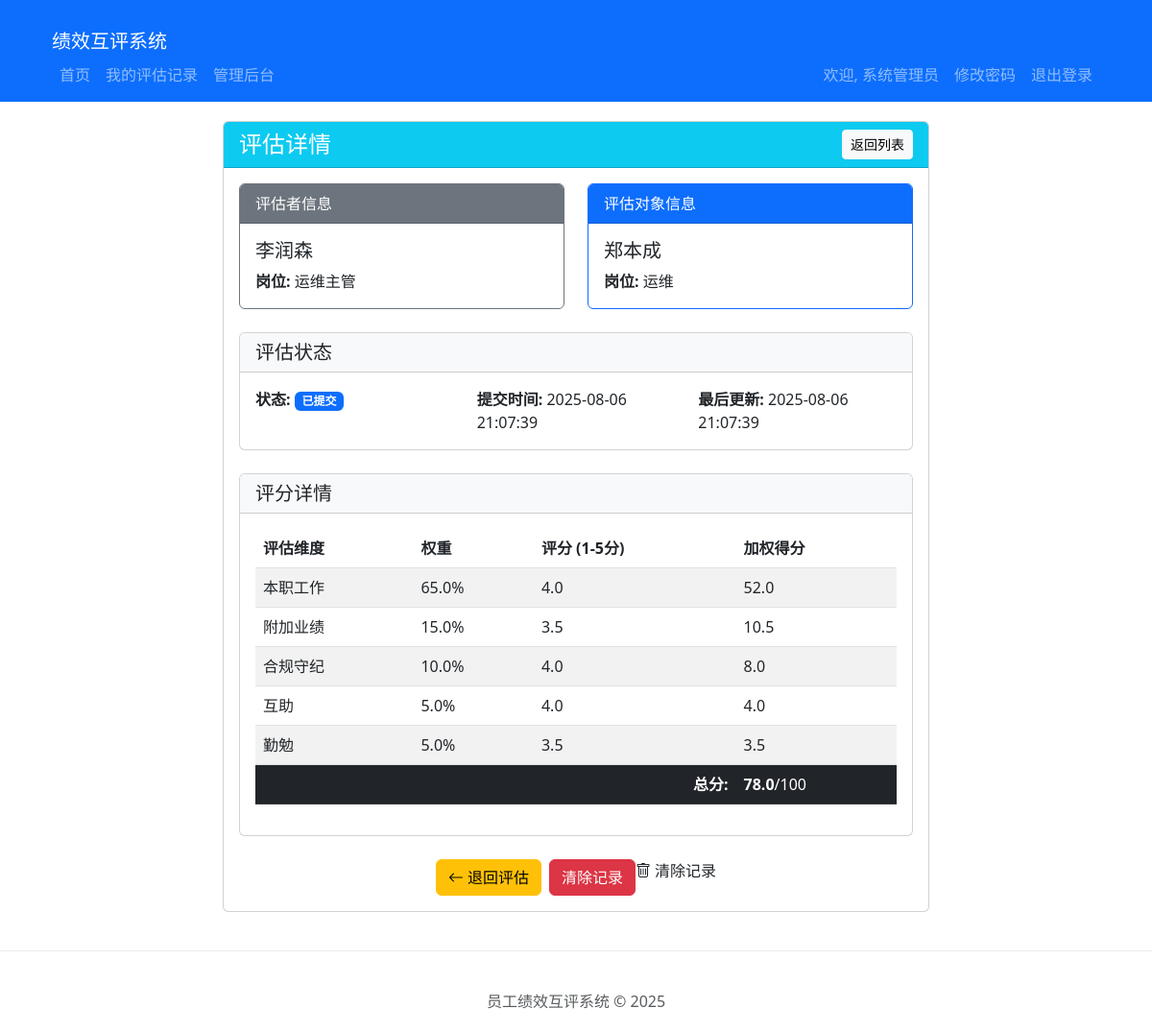
/admin/evaluations/view/120 (signed in), run on the app's committed database.
### models.py (models this page shows, shortened)
class Employee(UserMixin, db.Model):
    id = db.Column(db.Integer, primary_key=True)
    employee_id = db.Column(db.String(20), unique=True, nullable=False)
    name = db.Column(db.String(100), nullable=False)
    position = db.Column(db.String(100), nullable=False)
    password_hash = db.Column(db.String(256), nullable=False)
    is_admin = db.Column(db.Boolean, default=False)
    is_frozen = db.Column(db.Boolean, default=False)
    created_at = db.Column(db.DateTime, default=datetime.utcnow)
    updated_at = db.Column(db.DateTime, default=datetime.utcnow, onupdate=datetime.utcnow)

class EvaluationRecord(db.Model):
    __tablename__ = 'evaluation_record'
    id = db.Column(db.Integer, primary_key=True)
    evaluator_id = db.Column(db.Integer, db.ForeignKey('employee.id'), nullable=False)
    evaluatee_id = db.Column(db.Integer, db.ForeignKey('employee.id'), nullable=False)
    task_id = db.Column(db.Integer, db.ForeignKey('evaluation_task.id'), nullable=False)
    status = db.Column(db.String(20), default='submitted')  # submitted, returned, withdrawal_requested
    submitted_at = db.Column(db.DateTime, default=datetime.utcnow)
    created_at = db.Column(db.DateTime, default=datetime.utcnow)
    updated_at = db.Column(db.DateTime, default=datetime.utcnow, onupdate=datetime.utcnow)
    withdrawal_reason = db.Column(db.Text)
    evaluator = db.relationship('Employee', foreign_keys=[evaluator_id], backref='evaluations_made')
    evaluatee = db.relationship('Employee', foreign_keys=[evaluatee_id], backref='evaluations_received')
    scores = db.relationship('EvaluationScore', backref='record', cascade='all, delete-orphan')
    task = db.relationship('EvaluationTask', back_populates='records')
    @property
    def total_score(self):
        published_scores = self.scores  # 包含所有维度的评分，不限制发布状态
        total = sum(score.score * score.dimension.weight for score in published_scores)
        total_weight = sum(score.dimension.weight for score in published_scores)
        if total_weight == 0:
            return 0  # 避免除以零错误
        if total_weight > 1.0001:
            from flask import current_app
            current_app.logger.warning(f"评估维度权重总和超过100%: {total_weight:.4f}")
        return round(min(total * 20, 100.0), 2)  # 确保总分不超过100分

class EvaluationScore(db.Model):
    id = db.Column(db.Integer, primary_key=True)
    record_id = db.Column(db.Integer, db.ForeignKey('evaluation_record.id'), nullable=False)
    dimension_id = db.Column(db.Integer, db.ForeignKey('evaluation_dimension.id'), nullable=False)
    score = db.Column(db.Float, nullable=False)
    created_at = db.Column(db.DateTime, default=datetime.utcnow)
    updated_at = db.Column(db.DateTime, default=datetime.utcnow, onupdate=datetime.utcnow)
    dimension = db.relationship('EvaluationDimension')

class EvaluationDimension(db.Model):
    __tablename__ = 'evaluation_dimension'
    id = db.Column(db.Integer, primary_key=True)
    name = db.Column(db.String(100), nullable=False)
    status = db.Column(db.String(20), default='published', nullable=False)
    weight = db.Column(db.Float, nullable=False)
    created_at = db.Column(db.DateTime, default=datetime.utcnow)
    updated_at = db.Column(db.DateTime, default=datetime.utcnow, onupdate=datetime.utcnow)

### app.py (the view)
@app.route('/admin/evaluations/view/<int:id>')
@login_required
@admin_required
def view_evaluation(id):
    from models import EvaluationRecord
    evaluation = EvaluationRecord.query.options(joinedload(EvaluationRecord.scores).joinedload(EvaluationScore.dimension)).get_or_404(id)
    return render_template('admin/evaluation_view.html', evaluation=evaluation)

### app.py (called while the page is built)
def admin_required(f):
    @wraps(f)
    def decorated_function(*args, **kwargs):
        if not current_user.is_authenticated:
            return redirect(url_for('login', next=request.url))
        if not current_user.is_admin:
            abort(403)
        return f(*args, **kwargs)
    return decorated_function

@app.template_filter('shanghai_time')
def shanghai_time_filter(dt, format='%Y-%m-%d %H:%M:%S'):
    if dt is None:
        return ""
    utc_dt = pytz.utc.localize(dt)
    shanghai_tz = pytz.timezone('Asia/Shanghai')
    return utc_dt.astimezone(shanghai_tz).strftime(format)

@login_manager.user_loader
def load_user(user_id):
    return Employee.query.get(int(user_id))

### templates/admin/evaluation_view.html (shortened to what this page needs)
{% extends 'base.html' %}
{% block content %}
<div class="row">
    <div class="col-md-8 offset-md-2">
        <div class="card">
            <div class="card-header bg-info text-white">
                <div class="d-flex justify-content-between align-items-center">
                    <h4 class="mb-0">评估详情</h4>
                    <a href="{{ url_for('admin_evaluation_query') }}" class="btn btn-light btn-sm">返回列表</a>
                </div>
            </div>
            <div class="card-body">
                <div class="row mb-4">
                    <div class="col-md-6">
                        <div class="card border-secondary">
                            <div class="card-header bg-secondary text-white">评估者信息</div>
                            <div class="card-body">
                                <h5 class="card-title">{{ evaluation.evaluator.name }}</h5>
                                <p class="card-text"><strong>岗位:</strong> {{ evaluation.evaluator.position }}</p>
                            </div>
                        </div>
                    </div>
                    <div class="col-md-6">
                        <div class="card border-primary">
                            <div class="card-header bg-primary text-white">评估对象信息</div>
                            <div class="card-body">
                                <h5 class="card-title">{{ evaluation.evaluatee.name }}</h5>
                                <p class="card-text"><strong>岗位:</strong> {{ evaluation.evaluatee.position }}</p>
                            </div>
                        </div>
                    </div>
                </div>
                <div class="card mb-4">
                    <div class="card-header bg-light">
                        <h5 class="mb-0">评估状态</h5>
                    </div>
                    <div class="card-body">
                        <div class="row">
                            <div class="col-md-4">
                                <strong>状态:</strong>
                                {% if evaluation.status == 'draft' %}
                                    <span class="badge bg-secondary">草稿</span>
                                {% elif evaluation.status == 'submitted' %}
                                    <span class="badge bg-primary">已提交</span>
                                {% elif evaluation.status == 'returned' %}
                                    <span class="badge bg-warning">已退回</span>
                                {% endif %}
                            </div>
                            <div class="col-md-4">
                                <strong>提交时间:</strong>
                                {{ evaluation.submitted_at|shanghai_time if evaluation.submitted_at else '-' }}
                            </div>
                            <div class="col-md-4">
                                <strong>最后更新:</strong>
                                {{ evaluation.updated_at|shanghai_time }}
                            </div>
                        </div>
                    </div>
                </div>
                <div class="card mb-4">
                    <div class="card-header bg-light">
                        <h5 class="mb-0">评分详情</h5>
                    </div>
                    <div class="card-body">
                        <div class="table-responsive">
                            <table class="table table-striped">
                                <thead>
                                    <tr>
                                        <th>评估维度</th>
                                        <th>权重</th>
                                        <th>评分 (1-5分)</th>
                                        <th>加权得分</th>
                                    </tr>
                                </thead>
                                <tbody>
                                    {% for score in evaluation.scores %}
                                    <tr>
                                        <td>{{ score.dimension.name }}</td>
                                        <td>{{ score.dimension.weight*100 }}%</td>
                                        <td>{{ score.score }}</td>
                                        <td>{{ (score.score * score.dimension.weight * 20)|round(2) }}</td>
                                    </tr>
                                    {% endfor %}
                                </tbody>
                                <tfoot>
                                    <tr class="table-dark">
                                        <td colspan="3" class="text-end"><strong>总分:</strong></td>
                                        <td><strong>{{ evaluation.total_score }}</strong>/100</td>
                                    </tr>
                                </tfoot>
                            </table>
                        </div>
                    </div>
                </div>
                <div class="d-flex justify-content-center">
                    {% if evaluation.status == 'submitted' %}
                        <a href="{{ url_for('return_evaluation', id=evaluation.id) }}" class="btn btn-warning me-2" onclick="return confirm('确定要退回此评估吗？')">
                            <i class="bi bi-arrow-left me-1"></i>退回评估
                        </a>
                        <form action="{{ url_for('delete_evaluation', id=evaluation.id) }}" method="post" onsubmit="return confirm('确定要清除此评估记录吗？此操作不可恢复。')">
    <button type="submit" class="btn btn-danger">清除记录</button>
</form>
                            <i class="bi bi-trash me-1"></i>清除记录
                    {% endif %}
                </div>
            </div>
        </div>
    </div>
</div>
{% endblock %}
{% block extra_css %}
<link rel="stylesheet" href="https://cdn.jsdelivr.net/npm/bootstrap-icons@1.10.5/font/bootstrap-icons.css">
{% endblock %}

### templates/base.html (shortened to what this page needs)
<!DOCTYPE html>
<html lang="zh-CN">
<head>
    <link href="{{ url_for('static', filename='css/bootstrap.min.css') }}" rel="stylesheet">
    {% block extra_css %}{% endblock %}
</head>
<body>
    <nav class="navbar navbar-expand-lg navbar-dark bg-primary">
    <div class="container">
    <div class="container-fluid">
        <a class="navbar-brand" href="{{ url_for('index') }}">绩效互评系统</a>
        <div class="collapse navbar-collapse" id="navbarNav">
        {% if current_user.is_authenticated %}
        <ul class="navbar-nav me-auto">
            <li class="nav-item">
                <a class="nav-link" href="{{ url_for('index') }}">首页</a>
            </li>
            <li class="nav-item">
                <a class="nav-link" href="{{ url_for('my_evaluations') }}">我的评估记录</a>
            </li>
            {% if current_user.employee_id == '10000' %}
            <li class="nav-item">
                <a class="nav-link" href="{{ url_for('admin_dashboard') }}">管理后台</a>
            </li>
            {% endif %}
        </ul>
        <ul class="navbar-nav">
            <li class="nav-item">
                <span class="nav-link">欢迎, {{ current_user.name }}</span>
            </li>
            <li class="nav-item">
                  <a href="{{ url_for('change_password') }}" class="nav-link">修改密码</a>
              </li>
              <li class="nav-item">
                  <a href="{{ url_for('logout') }}" class="nav-link">退出登录</a>
              </li>
        </ul>
        {% else %}
        <ul class="navbar-nav ms-auto">
            <li class="nav-item">
                <a class="nav-link" href="{{ url_for('login') }}">登录</a>
            </li>
        </ul>
        {% endif %}
        </div>
    </nav>
    <div class="container">
        {% block content %}{% endblock %}
    </div>
    <footer class="footer">
        <div class="container">
            <span class="text-muted">员工绩效互评系统 &copy; 2025</span>
        </div>
    </footer>
</body>
</html>

### templates/base.html (style rules this page uses)
.container { margin-top: 20px; }
.footer { margin-top: 40px; padding: 20px; text-align: center; border-top: 1px solid #e9ecef; }

### data on the page
Employee: name "系统管理员"
Employee: evaluator.name "李润森", evaluator.position "运维主管"
Employee: evaluatee.name "郑本成", evaluatee.position "运维"
EvaluationRecord: submitted_at|shanghai_time "2025-08-06 21:07:39", updated_at|shanghai_time "2025-08-06 21:07:39"
EvaluationScore: dimension.name "本职工作", score.dimension.weight*100 "65.0", score "4.0", (score.score*score.dimension.weight*20)|round(2) "52.0", total_score "78.0"
EvaluationScore: dimension.name "附加业绩", score.dimension.weight*100 "15.0", score "3.5", (score.score*score.dimension.weight*20)|round(2) "10.5"
EvaluationScore: dimension.name "合规守纪", score.dimension.weight*100 "10.0", score "4.0", (score.score*score.dimension.weight*20)|round(2) "8.0"
EvaluationScore: dimension.name "互助", score.dimension.weight*100 "5.0", score "4.0", (score.score*score.dimension.weight*20)|round(2) "4.0"
EvaluationScore: dimension.name "勤勉", score.dimension.weight*100 "5.0", score "3.5", (score.score*score.dimension.weight*20)|round(2) "3.5"
